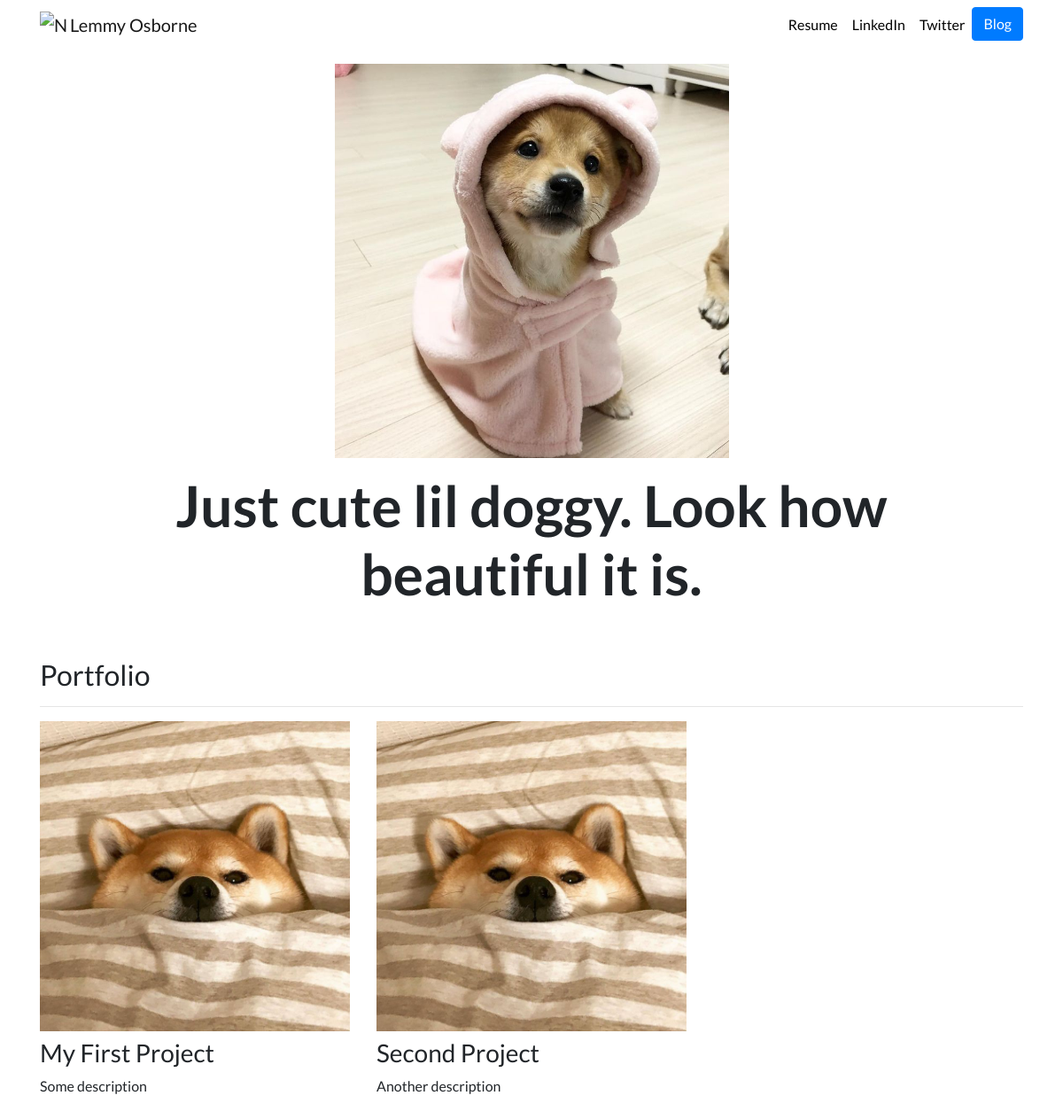
The page / on the database its author committed.
### portfolio/models.py (models this page shows, shortened)
class Project(models.Model):
    title = models.CharField(max_length=100)
    description = models.CharField(max_length=250)
    image = models.ImageField(upload_to='portfolio/image/')
    url = models.URLField(blank=True)

### portfolio/views.py (the view)
# urls.py: 2. Add a URL to urlpatterns:  path('', views.home, name='home')
def home(request):
    projects = Project.objects.all()
    return render(request, 'portfolio/home.html', {'projects':projects})

### portfolio/templates/portfolio/home.html
{% extends "portfolio/base.html" %}
{% load static %}
{% block content %}
<div class="row justify-content-center my-3">
  <div class="col-5">
    <img src="{% static 'portfolio/cute_doggy(3).jpg' %}" class="img-fluid">
  </div>
</div>
<div class="row justify-content-center mb-3">
  <div class="col-md-9 text-center">
    <h1 id="hometext" class="font-weight-bold">Just cute lil doggy. Look how beautiful it is.</h1>
  </div>
</div>
<h2 class="mt-5">Portfolio</h2>
<hr>
<div class="row">
  {% for project in projects %}
  <div class="col-lg-4 col-md-6">
    {% if project.url %}
    <a href="{{ project.url }}">
      <img src="{{ project.image.url }}" class="img-fluid mb-2">
    </a>
    {% else %}
    <img src="{{ project.image.url }}" class="img-fluid mb-2">
    {% endif %}
    <h3>{{ project.title }}</h3>
    <p>{{ project.description }}</p>
  </div>
  {% endfor %}
</div>
{% endblock %}

### portfolio/templates/portfolio/base.html (shortened to what this page needs)
{% load static %}
<!doctype html>
<html lang="en">
<head>
  <link rel="stylesheet" href="https://stackpath.bootstrapcdn.com/bootstrap/4.4.1/css/bootstrap.min.css">
  <link rel="stylesheet" href="{% static "portfolio/custom.css" %}">
</head>
<body>
  <nav id="topNav" class="navbar navbar-expand-md navbar-light">
    <div class="container">
      <a class="navbar-brand" href="{% url 'home' %}">
        <img src="{% static "portfolio/Logo.png" %}" width="30" height="30" class="d-inline-block align-top" alt="Nick's Logo">
        <span>Lemmy Osborne</span>
      </a>
      <div class="collapse navbar-collapse text-center" id="navbarNav">
        <ul class="navbar-nav ml-auto">
          <li class="nav-item">
            <a class="nav-link" href="{% static "portfolio/Career Service Resume Sample.pdf" %}">Resume</a>
          </li>
          <li class="nav-item">
            <a class="nav-link" href="" target="_blank">LinkedIn</a>
          </li>
          <li class="nav-item">
            <a class="nav-link" href="" target="_blank">Twitter</a>
          </li>
          <li>
            <a role="button" href="{% url 'blog:all_blogs' %}" class="btn btn-primary">Blog</a>
          </li>
        </ul>
      </div>
    </div>
  </nav>
  <div class="container">
    {% block content %}{% endblock %}
  </div>
</body>
</html>

### portfolio/static/portfolio/custom.css (style rules this page uses)
.navbar-nav .nav-link { color: rgba(0,0,0,1) !important; }
body { font-family: 'Lato', sans-serif; }
@media (min-width: 992px) { #hometext { font-size: 4rem; } }

### rows shown on the page
Project: image (picture), title "My First Project", description "Some description"
Project: image (picture), title "Second Project", description "Another description"
